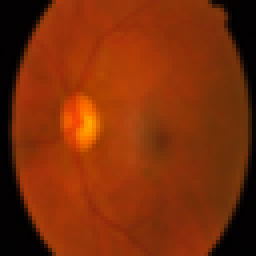
#> input picture dataset/prepared/test/Mild/05a5183c92d0.png, 64 x 64 px (shown 4 times larger); its folder holds only this picture in this run
$ python image_quality.py --image ../dataset/prepared/test/Mild/05a5183c92d0.png   (older library calls are emulated)
#> lines starting #> are read from the running program, lines starting #| are printed output that depends on the picture; after the words box and inside, x2 and y2 are one past the last pixel; in counts of white or black regions, pixels touching at a corner belong together
import os
import sys
import json
import argparse
import numpy as np
import matplotlib.pyplot as plt
import cv2
from dataclasses import dataclass, asdict
from PIL import Image

# Configurable IQA Parameters & Thresholds
@dataclass
class IQAConfig:
    # Score Thresholds (0 - 100)
    good_threshold: float = 70.0
    borderline_threshold: float = 45.0

    # Dimension Weights (Must sum to 1.0)
    w_focus: float = 0.40
    w_illumination: float = 0.35
    w_fov: float = 0.25

    # Focus Metric Thresholds
    min_laplacian_var: float = 50.0
    optimal_laplacian_var: float = 300.0

    # Illumination Metric Thresholds
    min_brightness: float = 35.0
    max_brightness: float = 210.0
    min_contrast_std: float = 25.0

    # Field of View Thresholds
    min_fov_ratio: float = 0.30
    optimal_fov_ratio: float = 0.65

DEFAULT_CONFIG = IQAConfig()

def load_image(image_input):
    """Load image from file path or return numpy BGR array."""
    if isinstance(image_input, str):
        if not os.path.exists(image_input):
            raise FileNotFoundError(f"Image not found at path: {image_input}")
        img_bgr = cv2.imread(image_input)
        if img_bgr is None:
            raise ValueError(f"Failed to read image at path: {image_input}")
        return img_bgr
    elif isinstance(image_input, np.ndarray):
        return image_input
    elif isinstance(image_input, Image.Image):
        img_rgb = np.array(image_input)
        return cv2.cvtColor(img_rgb, cv2.COLOR_RGB2BGR)
    else:
        raise TypeError(f"Unsupported image input type: {type(image_input)}")

def assess_focus(img_bgr, config: IQAConfig = DEFAULT_CONFIG):
    """
    Assess sharpness / focus of retinal image using:
    1. Scale-invariant Variance of Laplacian (high frequency spatial edges)
    2. Tenengrad Gradient Magnitude (Sobel edge intensity)
    """
    # Standardize image resolution to 512x512 for scale-invariant feature extraction
    h_orig, w_orig = img_bgr.shape[:2]
    analysis_size = (512, 512)
    img_std = cv2.resize(img_bgr, analysis_size, interpolation=cv2.INTER_AREA if w_orig > 512 else cv2.INTER_CUBIC)
    gray = cv2.cvtColor(img_std, cv2.COLOR_BGR2GRAY)

    # Locate fundus ROI mask
    _, mask = cv2.threshold(gray, 15, 255, cv2.THRESH_BINARY)
    y_idx, x_idx = np.where(mask > 0)

    if len(y_idx) > 0:
        crop_gray = gray[np.min(y_idx):np.max(y_idx)+1, np.min(x_idx):np.max(x_idx)+1]
        crop_mask = mask[np.min(y_idx):np.max(y_idx)+1, np.min(x_idx):np.max(x_idx)+1]
    else:
        crop_gray = gray
        crop_mask = mask

    # 1. Variance of Laplacian on fundus ROI
    laplacian_var = float(cv2.Laplacian(crop_gray, cv2.CV_64F).var())

    # 2. Tenengrad Gradient (Sobel Magnitude) on retinal pixels
    sobel_x = cv2.Sobel(crop_gray, cv2.CV_64F, 1, 0, ksize=3)
    sobel_y = cv2.Sobel(crop_gray, cv2.CV_64F, 0, 1, ksize=3)
    sobel_mag = np.sqrt(sobel_x**2 + sobel_y**2)

    if np.sum(crop_mask > 0) > 0:
        tenengrad_mean = float(np.mean(sobel_mag[crop_mask > 0]))
    else:
        tenengrad_mean = float(np.mean(sobel_mag))

    # Normalize Focus Score to [0, 100]
    score_lap = min(100.0, max(0.0, (laplacian_var / config.optimal_laplacian_var) * 100.0))
    score_ten = min(100.0, max(0.0, (tenengrad_mean / 40.0) * 100.0))
    norm_score = max(score_lap, score_ten)

    return {
        "focus_score": round(norm_score, 2),
        "laplacian_var": round(laplacian_var, 2),
        "tenengrad_mean": round(tenengrad_mean, 2)
    }

def assess_illumination(img_bgr, config: IQAConfig = DEFAULT_CONFIG):
    """
    Assess illumination quality using:
    1. Mean brightness (detecting under/overexposure) inside retinal FOV
    2. Standard deviation of intensity (contrast dynamic range)
    3. Green channel contrast distribution
    """
    gray = cv2.cvtColor(img_bgr, cv2.COLOR_BGR2GRAY)
    _, mask = cv2.threshold(gray, 15, 255, cv2.THRESH_BINARY)

    # Green channel carries highest retinal vessel/lesion contrast
    green_channel = img_bgr[:, :, 1]
    retinal_pixels = green_channel[mask > 0]

    if len(retinal_pixels) > 0:
        mean_brightness = float(np.mean(retinal_pixels))
        std_contrast = float(np.std(retinal_pixels))
    else:
        mean_brightness = float(np.mean(green_channel))
        std_contrast = float(np.std(green_channel))

    # Overexposure / Underexposure penalties
    penalty = 0.0
    if mean_brightness < config.min_brightness:
        penalty += (config.min_brightness - mean_brightness) * 2.0
    elif mean_brightness > config.max_brightness:
        penalty += (mean_brightness - config.max_brightness) * 2.0

    if std_contrast < config.min_contrast_std:
        penalty += (config.min_contrast_std - std_contrast) * 1.5

    base_score = max(0.0, 100.0 - penalty)

    return {
        "illumination_score": round(base_score, 2),
        "mean_brightness": round(mean_brightness, 2),
        "std_contrast": round(std_contrast, 2)
    }

def assess_field_of_view(img_bgr, config: IQAConfig = DEFAULT_CONFIG):
    """
    Assess retinal field of view (FOV) coverage area and border cropping.
    """
    gray = cv2.cvtColor(img_bgr, cv2.COLOR_BGR2GRAY)

    # Threshold background (black padding)
    _, mask = cv2.threshold(gray, 15, 255, cv2.THRESH_BINARY)

    total_pixels = gray.size
    retinal_pixels = float(cv2.countNonZero(mask))
    fov_ratio = retinal_pixels / total_pixels if total_pixels > 0 else 0.0

    # Scale FOV score [0, 100]
    if fov_ratio < config.min_fov_ratio:
        score = (fov_ratio / config.min_fov_ratio) * 50.0
    else:
        score = min(100.0, 50.0 + (fov_ratio - config.min_fov_ratio) / (config.optimal_fov_ratio - config.min_fov_ratio) * 50.0)

    return {
        "fov_score": round(score, 2),
        "fov_area_ratio": round(fov_ratio, 4)
    }

def enhance_borderline_image(img_bgr):
    """
    Enhance borderline retinal images using CLAHE on LAB luminance channel
    and bilateral noise reduction without obscuring microaneurysms/lesions.
    """
    # 1. Convert BGR to LAB color space
    lab = cv2.cvtColor(img_bgr, cv2.COLOR_BGR2LAB)
    l_channel, a_channel, b_channel = cv2.split(lab)

    # 2. Apply CLAHE to L-channel
    clahe = cv2.createCLAHE(clipLimit=2.0, tileGridSize=(8, 8))
    cl = clahe.apply(l_channel)

    # 3. Merge LAB channels and convert back to BGR
    limg = cv2.merge((cl, a_channel, b_channel))
    enhanced_bgr = cv2.cvtColor(limg, cv2.COLOR_LAB2BGR)

    # 4. Subtle Bilateral Denoising (preserves sharp vessel edges)
    enhanced_bgr = cv2.bilateralFilter(enhanced_bgr, d=5, sigmaColor=25, sigmaSpace=25)

    return enhanced_bgr

def assess_image(image_input, config: IQAConfig = DEFAULT_CONFIG, save_enhanced_path=None):
    """
    Master API Pipeline Function for Retinal Image Quality Assessment:

    Input: Image file path or numpy array
    Output: Structured dictionary containing quality status, composite scores, metrics,
            enhancement outcome, and recapture recommendations.
    """
    img_bgr = load_image(image_input)
#> in load_image, img_bgr is the input picture: shape (64, 64, 3); mean B, G, R 8.2, 45.3, 125.7

    # 1. Measure Dimensions
    focus_res = assess_focus(img_bgr, config)
#> in assess_focus, `_, mask = cv2.threshold(gray, 15, 255, cv2.THRESH_BINARY)`: mask: shape (512, 512); 85.1% white; 2 black regions, box (x1, y1, x2, y2) and area: (0, 0, 101, 512) 22755, (422, 0, 512, 512) 16236
#> in assess_focus, `crop_mask = mask[np.min(y_idx):np.max(y_idx)+1, np.min(x_idx):np.max(x..`:
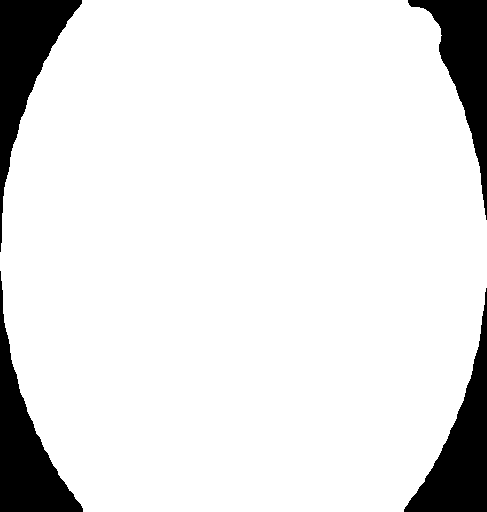
#> crop_mask: shape (512, 487); 89.5% white; 4 black regions, box (x1, y1, x2, y2) and area: (0, 271, 83, 512) 6810, (404, 288, 487, 512) 6751, (0, 0, 82, 252) 6729, (408, 0, 487, 220) 5901
#> in assess_focus, `laplacian_var = float(cv2.Laplacian(crop_gray, cv2.CV_64F).var())`: laplacian_var = 1.39
#> in assess_focus, `sobel_mag = np.sqrt(sobel_x**2 + sobel_y**2)`:
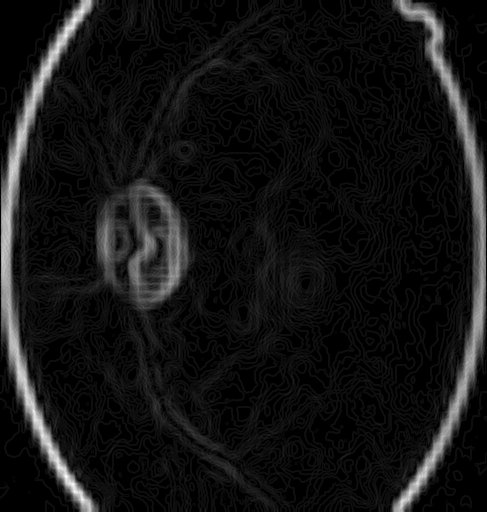
#> sobel_mag: shape (512, 487) float64; min 0, max 68.25, mean 5.4; drawn with min black and max white
#> in assess_focus, `tenengrad_mean = float(np.mean(sobel_mag[crop_mask > 0]))`: tenengrad_mean = 5.44
#> in assess_focus, `score_lap = min(100.0, max(0.0, (laplacian_var / config.optimal_laplac..`: score_lap = 0.465
#> in assess_focus, `score_ten = min(100.0, max(0.0, (tenengrad_mean / 40.0) * 100.0))`: score_ten = 13.59
    illum_res = assess_illumination(img_bgr, config)
    fov_res = assess_field_of_view(img_bgr, config)

    # 2. Calculate Composite Quality Score
    composite_score = (
        config.w_focus * focus_res["focus_score"] +
        config.w_illumination * illum_res["illumination_score"] +
        config.w_fov * fov_res["fov_score"]
    )
    composite_score = round(composite_score, 2)

    # 3. Initial Quality Classification
    if composite_score >= config.good_threshold:
        status = "GOOD"
        recapture_required = False
        enhancement_applied = False
        reason = "Image meets all sharpness, illumination, and FOV criteria."
        enhanced_path = None
    elif composite_score >= config.borderline_threshold:
        status = "BORDERLINE"
        reason = "Image has borderline illumination or sharpness. Applying CLAHE enhancement..."

        # Apply Enhancement
        enhanced_bgr = enhance_borderline_image(img_bgr)
        enhancement_applied = True

        # Re-assess quality post-enhancement
        re_focus = assess_focus(enhanced_bgr, config)
        re_illum = assess_illumination(enhanced_bgr, config)
        re_fov = assess_field_of_view(enhanced_bgr, config)
        re_score = round(
            config.w_focus * re_focus["focus_score"] +
            config.w_illumination * re_illum["illumination_score"] +
            config.w_fov * re_fov["fov_score"], 2
        )

        if re_score >= config.good_threshold:
            status = "GOOD"
            recapture_required = False
            reason = f"Borderline image successfully enhanced (Quality Score improved from {composite_score} to {re_score})."
        else:
            status = "UNGRADABLE"
            recapture_required = True
            reason = f"Image quality remains insufficient after enhancement (Enhanced Score: {re_score}). Recapture required."

        if save_enhanced_path:
            os.makedirs(os.path.dirname(save_enhanced_path), exist_ok=True)
            cv2.imwrite(save_enhanced_path, enhanced_bgr)
            enhanced_path = save_enhanced_path
        else:
            enhanced_path = None

        # Update composite score to re-assessed score
        composite_score = re_score
        focus_res = re_focus
        illum_res = re_illum
        fov_res = re_fov

    else:
        status = "UNGRADABLE"
        recapture_required = True
        enhancement_applied = False
        reason = f"Image quality is ungradable (Score: {composite_score} < {config.borderline_threshold}). Recapture required."
        enhanced_path = None

    return {
        "quality_status": status,
        "quality_score": composite_score,
        "focus_score": focus_res["focus_score"],
        "illumination_score": illum_res["illumination_score"],
        "field_of_view_score": fov_res["fov_score"],
        "recapture_required": recapture_required,
        "enhancement_applied": enhancement_applied,
        "status_reason": reason,
        "metrics": {
            "laplacian_var": focus_res["laplacian_var"],
            "laplacianVar": focus_res["laplacian_var"],
            "tenengrad_mean": focus_res["tenengrad_mean"],
            "tenengradMean": focus_res["tenengrad_mean"],
            "mean_brightness": illum_res["mean_brightness"],
            "meanBrightness": illum_res["mean_brightness"],
            "std_contrast": illum_res["std_contrast"],
            "stdContrast": illum_res["std_contrast"],
            "fov_area_ratio": fov_res["fov_area_ratio"],
            "fovAreaRatio": fov_res["fov_area_ratio"]
        },
        "enhanced_image_path": enhanced_path
    }

# [232 lines left out: functions generate_visual_reports, run_dataset_quality_evaluation, not called in this run]

def main():
    parser = argparse.ArgumentParser(description="Dristi AI — Retinal Image Quality Assessment CLI")
    parser.add_argument("--image", type=str, help="Path to retinal image file to assess")
    parser.add_argument("--save-enhanced", type=str, help="Path to save enhanced image if borderline")
    parser.add_argument("--batch-eval", action="store_true", help="Run batch evaluation over dataset sample")
    parser.add_argument("--generate-reports", action="store_true", help="Generate visual comparison report images")

    args = parser.parse_args()

    if args.image:
        result = assess_image(args.image, save_enhanced_path=args.save_enhanced)
#> in assess_image, `focus_res = assess_focus(img_bgr, config)`: focus_res = {'focus_score': 13.59, 'laplacian_var': 1.39, 'tenengrad_mean': 5.44}
#> in assess_illumination, `_, mask = cv2.threshold(gray, 15, 255, cv2.THRESH_BINARY)`: mask: shape (64, 64); 85% white; 2 black regions, box (x1, y1, x2, y2) and area: (0, 0, 13, 64) 360, (53, 0, 64, 64) 256
#> in assess_illumination, `green_channel = img_bgr[:, :, 1]`:
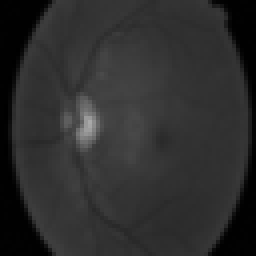
#> green_channel: shape (64, 64) (shown 4 times larger); min 0, max 169, mean 45.3
#> in assess_illumination, `retinal_pixels = green_channel[mask > 0]`: retinal_pixels = 3480 values, max 169 at index 1644, min 11 at index 798, mean 52.93
#> in assess_illumination, `mean_brightness = float(np.mean(retinal_pixels))`: mean_brightness = 52.93
#> in assess_illumination, `std_contrast = float(np.std(retinal_pixels))`: std_contrast = 11.97
#> in assess_illumination, `penalty += (config.min_contrast_std - std_contrast) * 1.5`: penalty = 19.54
#> in assess_illumination, `base_score = max(0.0, 100.0 - penalty)`: base_score = 80.46
#> in assess_image, `illum_res = assess_illumination(img_bgr, config)`: illum_res = {'illumination_score': 80.46, 'mean_brightness': 52.93, 'std_contrast': 11.97}
#> in assess_field_of_view, `retinal_pixels = float(cv2.countNonZero(mask))`: retinal_pixels = 3480
#> in assess_field_of_view, `fov_ratio = retinal_pixels / total_pixels if total_pixels > 0 else 0.0`: fov_ratio = 0.85
#> in assess_field_of_view, `score = min(100.0, 50.0 + (fov_ratio - config.min_fov_ratio) / (config..`: score = 100
#> in assess_image, `fov_res = assess_field_of_view(img_bgr, config)`: fov_res = {'fov_score': 100, 'fov_area_ratio': 0.85}
#> in assess_image, `composite_score = ( config.w_focus * focus_res["focus_score"] + config..`: composite_score = 58.6
#> in enhance_borderline_image, `lab = cv2.cvtColor(img_bgr, cv2.COLOR_BGR2LAB)`: lab: shape (64, 64, 3); mean of channels 0, 1, 2 77.2, 160, 164.8
#> in enhance_borderline_image, `limg = cv2.merge((cl, a_channel, b_channel))`: limg: shape (64, 64, 3); mean of channels 0, 1, 2 98.8, 160, 164.8
#> in assess_focus (call 2), `_, mask = cv2.threshold(gray, 15, 255, cv2.THRESH_BINARY)`:
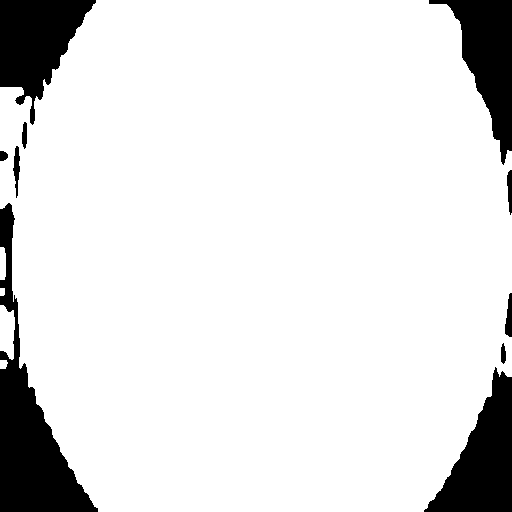
#> mask: shape (512, 512); 88.7% white; 10 black regions, largest, box (x1, y1, x2, y2) and area: (0, 203, 98, 512) 9807, (424, 367, 512, 512) 6555, (0, 0, 96, 125) 6462
#> in assess_focus (call 2), `laplacian_var = float(cv2.Laplacian(crop_gray, cv2.CV_64F).var())`: laplacian_var = 1.81
#> in assess_focus (call 2), `sobel_y = cv2.Sobel(crop_gray, cv2.CV_64F, 0, 1, ksize=3)`:
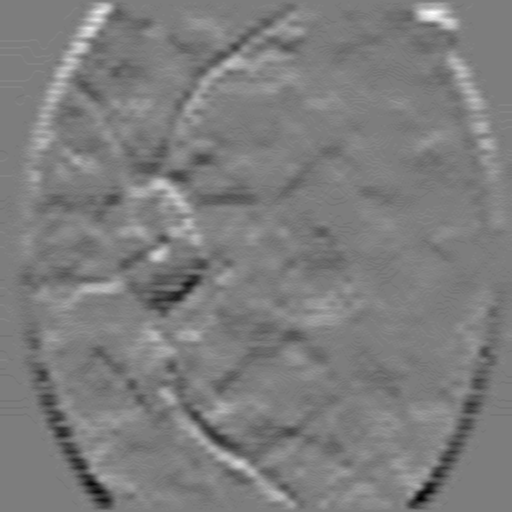
#> sobel_y: shape (512, 512) float64; min -73, max 75, mean 0; drawn with min black and max white
#> in assess_focus (call 2), `sobel_mag = np.sqrt(sobel_x**2 + sobel_y**2)`:
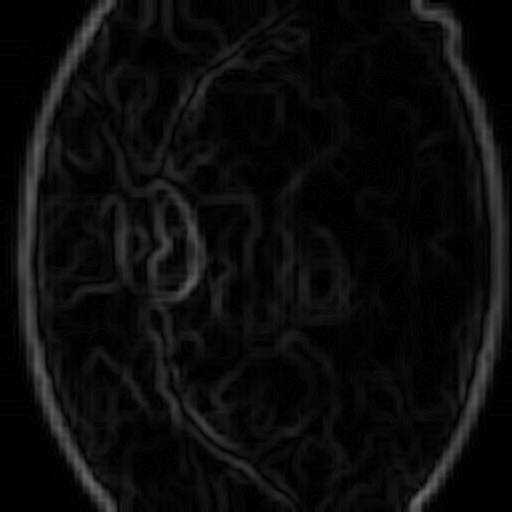
#> sobel_mag: shape (512, 512) float64; min 0, max 113.9, mean 12
#> in assess_focus (call 2), `tenengrad_mean = float(np.mean(sobel_mag[crop_mask > 0]))`: tenengrad_mean = 13.3
#> in assess_focus (call 2), `score_lap = min(100.0, max(0.0, (laplacian_var / config.optimal_laplac..`: score_lap = 0.603
#> in assess_focus (call 2), `score_ten = min(100.0, max(0.0, (tenengrad_mean / 40.0) * 100.0))`: score_ten = 33.24
#> in assess_image, `re_focus = assess_focus(enhanced_bgr, config)`: re_focus = {'focus_score': 33.24, 'laplacian_var': 1.81, 'tenengrad_mean': 13.3}
#> in assess_illumination (call 2), `_, mask = cv2.threshold(gray, 15, 255, cv2.THRESH_BINARY)`: mask: shape (64, 64); 89.3% white; 9 black regions (5 under 20 px), largest, box (x1, y1, x2, y2) and area: (0, 44, 12, 64) 131, (53, 47, 64, 64) 101, (0, 0, 12, 13) 97, (56, 0, 64, 19) 88
#> in assess_illumination (call 2), `green_channel = img_bgr[:, :, 1]`:
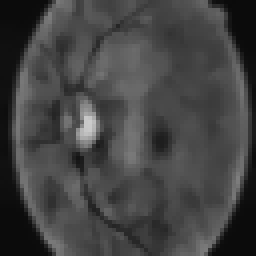
#> green_channel: shape (64, 64) (shown 4 times larger); min 10, max 203, mean 67
#> in assess_illumination (call 2), `retinal_pixels = green_channel[mask > 0]`: retinal_pixels = 3656 values, max 203 at index 1744, min 15 at index 42, mean 73.61
#> in assess_illumination (call 2), `mean_brightness = float(np.mean(retinal_pixels))`: mean_brightness = 73.61
#> in assess_illumination (call 2), `std_contrast = float(np.std(retinal_pixels))`: std_contrast = 22.8
#> in assess_illumination (call 2), `penalty += (config.min_contrast_std - std_contrast) * 1.5`: penalty = 3.31
#> in assess_illumination (call 2), `base_score = max(0.0, 100.0 - penalty)`: base_score = 96.69
#> in assess_image, `re_illum = assess_illumination(enhanced_bgr, config)`: re_illum = {'illumination_score': 96.69, 'mean_brightness': 73.61, 'std_contrast': 22.8}
#> in assess_image, `re_fov = assess_field_of_view(enhanced_bgr, config)`: re_fov = {'fov_score': 100, 'fov_area_ratio': 0.893}
#> in assess_image, `re_score = round( config.w_focus * re_focus["focus_score"] + config.w_..`: re_score = 72.14
#> in assess_image, `focus_res = re_focus`: focus_res has the same summary as re_focus
#> in assess_image, `illum_res = re_illum`: illum_res has the same summary as re_illum
#> in assess_image, `fov_res = re_fov`: fov_res = {'fov_score': 100, 'fov_area_ratio': 0.893}
#> result = 10 items
        print("\n" + "="*60)
        print(f"IMAGE QUALITY ASSESSMENT RESULT: {result['quality_status']}")
#| IMAGE QUALITY ASSESSMENT RESULT: GOOD
        print("="*60)
        print(json.dumps(result, indent=4))
#> (printed output is left out)
        print("="*60)
    elif args.batch_eval:
        run_dataset_quality_evaluation()
        generate_visual_reports()
    elif args.generate_reports:
        generate_visual_reports()
    else:
        # Default behavior: run batch evaluation & visual reports
        run_dataset_quality_evaluation()
        generate_visual_reports()

if __name__ == "__main__":
    main()

$ run again, on dataset/prepared/test/Mild/2a08ed6bbcbc.png
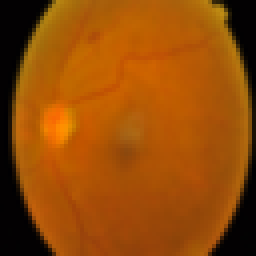
#> input picture dataset/prepared/test/Mild/2a08ed6bbcbc.png, 64 x 64 px (shown 4 times larger)
#> in load_image, img_bgr is the input picture: shape (64, 64, 3); mean B, G, R 6, 75, 147.8
#> in assess_focus, `crop_mask = mask[np.min(y_idx):np.max(y_idx)+1, np.min(x_idx):np.max(x..`:
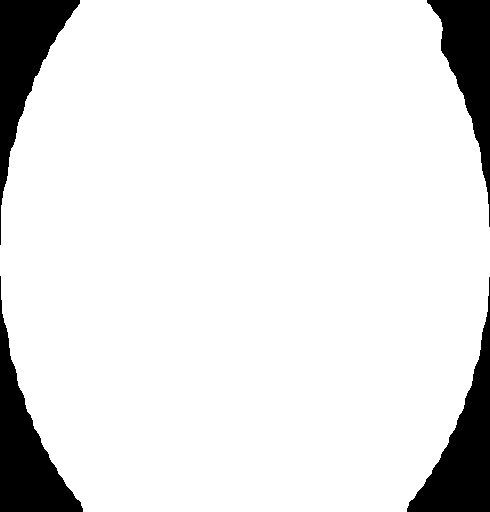
#> crop_mask: shape (512, 490); 89.7% white; 4 black regions, box (x1, y1, x2, y2) and area: (407, 277, 490, 512) 6847, (0, 276, 83, 512) 6837, (0, 0, 80, 245) 6439, (427, 0, 490, 227) 5604
#> laplacian_var = 1.62
#> tenengrad_mean = 7.1
#> score_lap = 0.542
#> score_ten = 17.74
#> in assess_image, `focus_res = assess_focus(img_bgr, config)`: focus_res = {'focus_score': 17.74, 'laplacian_var': 1.62, 'tenengrad_mean': 7.1}
#> in assess_illumination, `retinal_pixels = green_channel[mask > 0]`: retinal_pixels = 3520 values, max 146 at index 1788, min 14 at index 1526, mean 86.89
#> mean_brightness = 86.89
#> std_contrast = 15.86
#> penalty = 13.71
#> base_score = 86.29
#> in assess_image, `illum_res = assess_illumination(img_bgr, config)`: illum_res = {'illumination_score': 86.29, 'mean_brightness': 86.89, 'std_contrast': 15.86}
#> in assess_field_of_view, `retinal_pixels = float(cv2.countNonZero(mask))`: retinal_pixels = 3520
#> fov_ratio = 0.859
#> score = 100
#> in assess_image, `fov_res = assess_field_of_view(img_bgr, config)`: fov_res = {'fov_score': 100, 'fov_area_ratio': 0.859}
#> in assess_image, `composite_score = ( config.w_focus * focus_res["focus_score"] + config..`: composite_score = 62.3
#> lab: shape (64, 64, 3); mean of channels 0, 1, 2 101.7, 153.9, 173.9
#> limg: shape (64, 64, 3); mean of channels 0, 1, 2 116.4, 153.9, 173.9
#> sobel_x: shape (512, 512) float64
#> sobel_y: shape (512, 512) float64
#> sobel_mag: shape (512, 512) float64
#> re_focus = {'focus_score': 37.87, 'laplacian_var': 1.93, 'tenengrad_mean': 15.15}
#> in assess_illumination (call 2), `green_channel = img_bgr[:, :, 1]`:
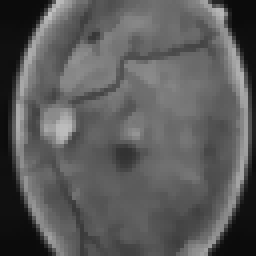
#> green_channel: shape (64, 64) (shown 4 times larger); min 11, max 192, mean 89.9
#> in assess_illumination (call 2), `retinal_pixels = green_channel[mask > 0]`: retinal_pixels = 3736 values, max 192 at index 140, min 14 at index 1245, mean 97.41
#> mean_brightness = 97.41
#> std_contrast = 31.49
#> re_illum = {'illumination_score': 100, 'mean_brightness': 97.41, 'std_contrast': 31.49}
#> re_fov = {'fov_score': 100, 'fov_area_ratio': 0.912}
#> re_score = 75.15
#> in assess_image, `focus_res = re_focus`: focus_res has the same summary as re_focus
#> in assess_image, `illum_res = re_illum`: illum_res has the same summary as re_illum
#> in assess_image, `fov_res = re_fov`: fov_res = {'fov_score': 100, 'fov_area_ratio': 0.912}
#> result = 10 items
#| IMAGE QUALITY ASSESSMENT RESULT: GOOD
#> (printed output is left out)
